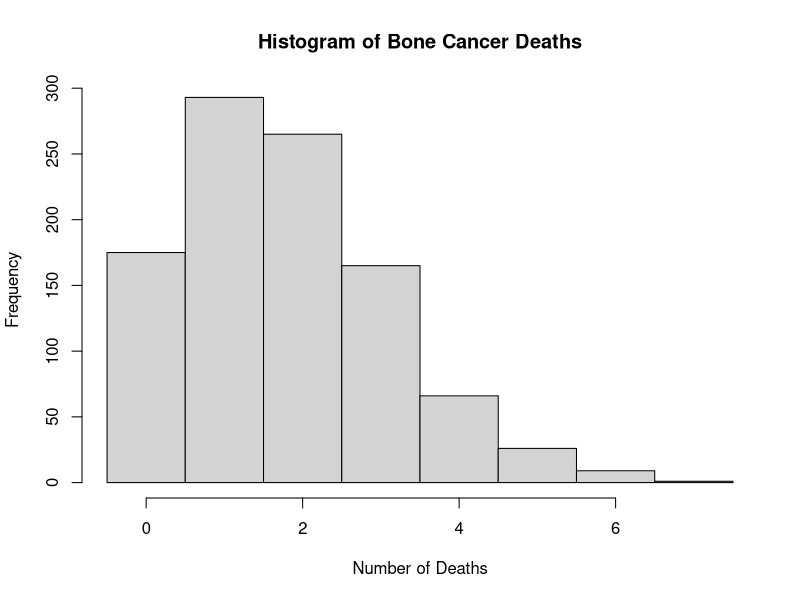
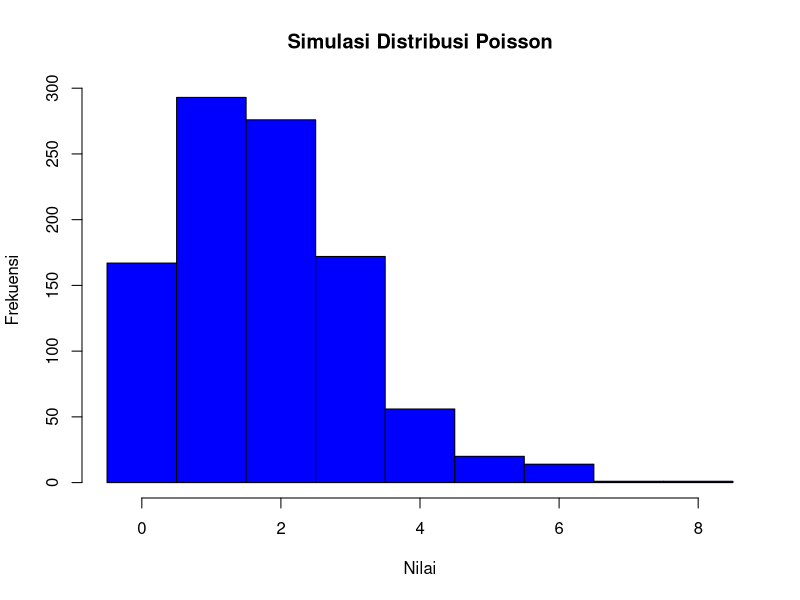

Recreate these plots in R, in order.
# a. Banyak kematian karena kanker tulang mengikuti distribusi Poisson dengan parameter λ = 1,8.
x <- 0
lambda <- 1.8
dpois(x, lambda)

# b. Probabilitas dari peristiwa 4 kematian akibat kanker tulang adalah 0,13, sehingga peristiwa ini tidak terlalu tidak biasa.
k <- 4
prob <- dpois(k, lambda)
prob

# c. Peluang paling banyak 4 kematian akibat kanker tulang adalah 0,68, sehingga tidak terlalu jarang terjadi.
k_max <- 4
prob_max <- ppois(k_max, lambda)
prob_max

# d. Peluang lebih dari 4 kematian akibat kanker tulang adalah 0,32, sehingga kemungkinan besar akan ada lebih dari 4 kematian akibat kanker tulang.
prob_more_than_4 <- 1 - prob_max
prob_more_than_4

# e. Nilai harapan banyak kematian akibat kanker tulang adalah 1,8 dan standar deviasi adalah 1,34.
mean <- lambda
sd <- sqrt(lambda)
mean
sd

# f. Histogram pendistribusian banyak kematian akibat kanker tulang.
n <- 1000
set.seed(123)
samples <- rpois(n, lambda)
hist(samples, breaks = seq(-0.5, max(samples) + 0.5, 1), main = "Histogram of Bone Cancer Deaths", xlab = "Number of Deaths")

# g. Simulasi untuk memeriksa hasil sebelumnya.
n_sim <- 1000
set.seed(123)
replicate(n_sim, {
  sum(rpois(1, lambda))
})

hist(replicate(n_sim, {sum(rpois(1, lambda))}), breaks = seq(-0.5, max(replicate(n_sim, {sum(rpois(1, lambda))
})) + 0.5, 1), col="blue", main="Simulasi Distribusi Poisson", xlab="Nilai", ylab="Frekuensi")


